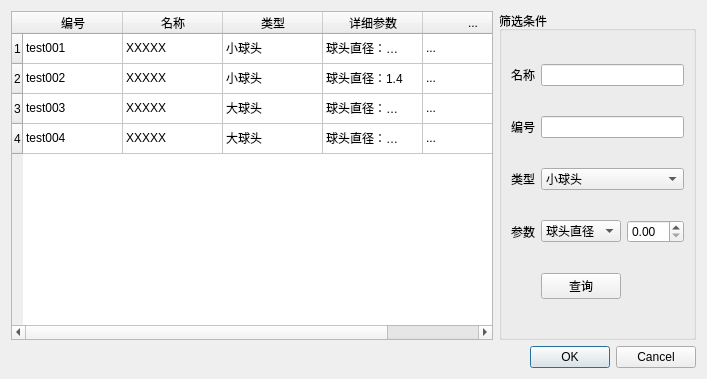
<?xml version="1.0" encoding="UTF-8"?>
<ui version="4.0">
 <class>Dialog</class>
 <widget class="QDialog" name="Dialog">
  <property name="geometry">
   <rect>
    <x>0</x>
    <y>0</y>
    <width>707</width>
    <height>379</height>
   </rect>
  </property>
  <property name="windowTitle">
   <string>Dialog</string>
  </property>
  <layout class="QVBoxLayout" name="verticalLayout">
   <item>
    <layout class="QHBoxLayout" name="horizontalLayout">
     <item>
      <widget class="QTableWidget" name="tableWidget">
       <property name="selectionBehavior">
        <enum>QAbstractItemView::SelectRows</enum>
       </property>
       <row>
        <property name="text">
         <string>1</string>
        </property>
       </row>
       <row>
        <property name="text">
         <string>2</string>
        </property>
       </row>
       <row>
        <property name="text">
         <string>3</string>
        </property>
       </row>
       <row>
        <property name="text">
         <string>4</string>
        </property>
       </row>
       <column>
        <property name="text">
         <string>编号</string>
        </property>
       </column>
       <column>
        <property name="text">
         <string>名称</string>
        </property>
       </column>
       <column>
        <property name="text">
         <string>类型</string>
        </property>
       </column>
       <column>
        <property name="text">
         <string>详细参数</string>
        </property>
       </column>
       <column>
        <property name="text">
         <string>...</string>
        </property>
       </column>
       <item row="0" column="0">
        <property name="text">
         <string>test001</string>
        </property>
       </item>
       <item row="0" column="1">
        <property name="text">
         <string>XXXXX</string>
        </property>
       </item>
       <item row="0" column="2">
        <property name="text">
         <string>小球头</string>
        </property>
       </item>
       <item row="0" column="3">
        <property name="text">
         <string>球头直径：1.6mm</string>
        </property>
       </item>
       <item row="0" column="4">
        <property name="text">
         <string>...</string>
        </property>
       </item>
       <item row="1" column="0">
        <property name="text">
         <string>test002</string>
        </property>
       </item>
       <item row="1" column="1">
        <property name="text">
         <string>XXXXX</string>
        </property>
       </item>
       <item row="1" column="2">
        <property name="text">
         <string>小球头</string>
        </property>
       </item>
       <item row="1" column="3">
        <property name="text">
         <string>球头直径：1.4</string>
        </property>
       </item>
       <item row="1" column="4">
        <property name="text">
         <string>...</string>
        </property>
       </item>
       <item row="2" column="0">
        <property name="text">
         <string>test003</string>
        </property>
       </item>
       <item row="2" column="1">
        <property name="text">
         <string>XXXXX</string>
        </property>
       </item>
       <item row="2" column="2">
        <property name="text">
         <string>大球头</string>
        </property>
       </item>
       <item row="2" column="3">
        <property name="text">
         <string>球头直径：300mm</string>
        </property>
       </item>
       <item row="2" column="4">
        <property name="text">
         <string>...</string>
        </property>
       </item>
       <item row="3" column="0">
        <property name="text">
         <string>test004</string>
        </property>
       </item>
       <item row="3" column="1">
        <property name="text">
         <string>XXXXX</string>
        </property>
       </item>
       <item row="3" column="2">
        <property name="text">
         <string>大球头</string>
        </property>
       </item>
       <item row="3" column="3">
        <property name="text">
         <string>球头直径：150mm</string>
        </property>
       </item>
       <item row="3" column="4">
        <property name="text">
         <string>...</string>
        </property>
       </item>
      </widget>
     </item>
     <item>
      <widget class="QGroupBox" name="groupBox">
       <property name="title">
        <string>筛选条件</string>
       </property>
       <layout class="QGridLayout" name="gridLayout">
        <item row="4" column="2">
         <widget class="QDoubleSpinBox" name="doubleSpinBox"/>
        </item>
        <item row="3" column="1" colspan="2">
         <widget class="QComboBox" name="comboBox_2">
          <item>
           <property name="text">
            <string>小球头</string>
           </property>
          </item>
          <item>
           <property name="text">
            <string>大球头</string>
           </property>
          </item>
          <item>
           <property name="text">
            <string>刀刃</string>
           </property>
          </item>
         </widget>
        </item>
        <item row="2" column="1" colspan="2">
         <widget class="QLineEdit" name="lineEdit"/>
        </item>
        <item row="3" column="0">
         <widget class="QLabel" name="label_4">
          <property name="text">
           <string>类型</string>
          </property>
         </widget>
        </item>
        <item row="4" column="0">
         <widget class="QLabel" name="label_3">
          <property name="text">
           <string>参数</string>
          </property>
         </widget>
        </item>
        <item row="4" column="1">
         <widget class="QComboBox" name="comboBox">
          <item>
           <property name="text">
            <string>球头直径</string>
           </property>
          </item>
         </widget>
        </item>
        <item row="1" column="0">
         <widget class="QLabel" name="label_2">
          <property name="text">
           <string>名称</string>
          </property>
         </widget>
        </item>
        <item row="1" column="1" colspan="2">
         <widget class="QLineEdit" name="lineEdit_2"/>
        </item>
        <item row="2" column="0">
         <widget class="QLabel" name="label">
          <property name="text">
           <string>编号</string>
          </property>
         </widget>
        </item>
        <item row="5" column="1">
         <widget class="QPushButton" name="pushButton">
          <property name="text">
           <string>查询</string>
          </property>
          <property name="icon">
           <iconset resource="Resources/Custom.qrc">
            <normaloff>:/icons/search.png</normaloff>:/icons/search.png</iconset>
          </property>
          <property name="iconSize">
           <size>
            <width>16</width>
            <height>16</height>
           </size>
          </property>
         </widget>
        </item>
       </layout>
      </widget>
     </item>
    </layout>
   </item>
   <item>
    <widget class="QDialogButtonBox" name="buttonBox">
     <property name="orientation">
      <enum>Qt::Horizontal</enum>
     </property>
     <property name="standardButtons">
      <set>QDialogButtonBox::Cancel|QDialogButtonBox::Ok</set>
     </property>
    </widget>
   </item>
  </layout>
 </widget>
 <resources>
  <include location="Resources/Custom.qrc"/>
 </resources>
 <connections/>
</ui>
